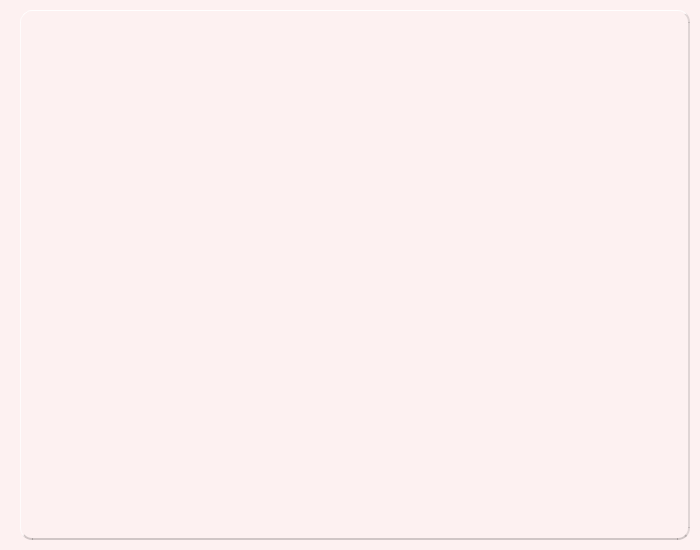
<?xml version="1.0" encoding="UTF-8"?>
<ui version="4.0">
 <class>ViewHome</class>
 <widget class="QWidget" name="ViewHome">
  <property name="geometry">
   <rect>
    <x>0</x>
    <y>0</y>
    <width>700</width>
    <height>550</height>
   </rect>
  </property>
  <property name="windowTitle">
   <string>Form</string>
  </property>
  <property name="styleSheet">
   <string notr="true">QFrame {
    background-color: white;
    border-radius: 12px;
    border-top: 1px solid rgba(255, 255, 255, 0.9);
    border-left: 1px solid rgba(255, 255, 255, 0.7);
    border-bottom: 2px solid rgba(0, 0, 0, 0.18);
    border-right: 2px solid rgba(0, 0, 0, 0.12);
}
QWidget {
    background-color: #fdf1f1;   /* pastel pink background */
    color: #2e2e2e;              /* charcoal text */
}

QPushButton {
    background-color: #d8f3dc;   /* mint green buttons */
    color: #2e2e2e;              /* dark text */
   
    border-radius: 8px;
    padding: 8px;
}

QPushButton:pressed {
    background-color: #fff5e1;   /* soft cream when pressed */
}
QDateEdit{
 background-color:white;
}
QTimeEdit
{
background-color:white;
}
QPlainTextEdit
{
background-color:white;
}
QComboBox
{
background-color:white;
}

</string>
  </property>
  <widget class="QStackedWidget" name="stackedWidget">
   <property name="geometry">
    <rect>
     <x>20</x>
     <y>10</y>
     <width>670</width>
     <height>530</height>
    </rect>
   </property>
  </widget>
 </widget>
 <resources/>
 <connections/>
</ui>
